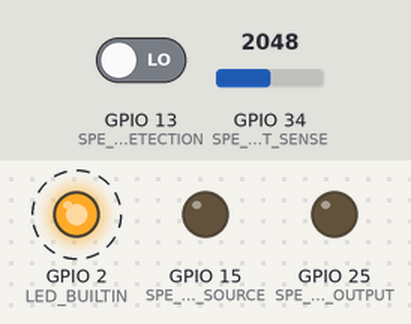
Recording of a sketch running on a simulated ESP32. On the bench: output pins drawn as LEDs (lit = HIGH). Dashed ring = blinking. The inputs (shaded band) are chosen by the test bench; at power-on: GPIO 13 (SPE_PSE_VID_DETECTION) LOW, GPIO 34 (SPE_PSE_CURRENT_SENSE) = 2048. What the sketch prints to the serial monitor is not drawn.

Above: at 0.87 s.
1.3 s: GPIO 13 (SPE_PSE_VID_DETECTION) driven HIGH
At 5.39 s:
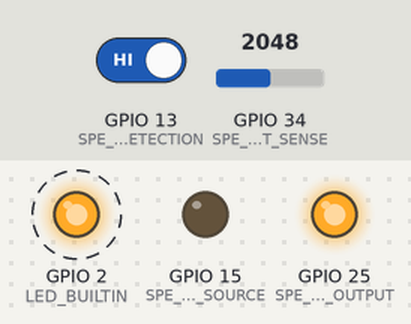
Timing chart, 0 to 13.2 s (numbered marks = the images above; inputs shaded):
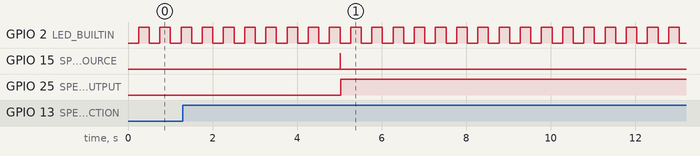

Measured:
- after the input at 1.3 s, GPIO 25 (SPE_PSE_ENABLE_OUTPUT): LOW → HIGH after 3.7 s
- by itself, GPIO 2 (LED_BUILTIN): alternates HIGH for 0.25 s and LOW for 0.25 s

The sketch:

spe-pse-io.ino
```cpp
uint32_t blink_timestamp = 0;

#define SPE_PSE_VID_DETECTION 13  // Fn board F2, MicroMod PWM0, ESP32 GPIO13
#define SPE_PSE_ENABLE_SOURCE 15  // Fn board F3, MicroMod G0, ESP32 GPIO15

#define SPE_PSE_ENABLE_OUTPUT 25  // Fn board F4, MicroMod G1, ESP32 GPIO25
#define SPE_PSE_FAULT_STATUS  17  // Fn board F6, MicroMod G3, ESP32 GPIO17
#define SPE_PSE_CURRENT_SENSE 34  // Fn board A0, MicroMod A0, ESP32 GPI34/A0

#define SPE_FN_BOARD_INT    14  // Fn board F0, MicroMod D0, ESP32 GPIO14
#define SPE_FN_BOARD_RESET  26  // Fn board F5, MicroMod G2, ESP32 GPIO26
#define SPE_FN_BOARD_CS     5   // Fn board F1, MicroMod SPI_CS, ESP32 CS0/GPIO5

#define RGB_CLK  27  // Carrier/MicroMod D1, ESP32 GPIO27
#define RGB_DATA 16   // Carrier/MicroMod RX1/AUDOUT, ESP32 GPIO16


#define PSE_CURRENT_AMPLIFIER_GAIN (100)
#define PSE_CURRENT_SHUNT_MILIOHMS (50)

#define PSE_VID_SOURCE_WARMUP_MS 7
#define PSE_VID_SOURCE_COOLDOWN_MS 5
#define PSE_VID_TEST_FILTER_COUNTS 10
#define PSE_VID_TEST_TIMEOUT_MS 200
#define PSE_VID_TIMEOUT_HOLDOFF_MS 500
#define PSE_MVFS_THRESHOLD_MA 10
#define PSE_MVFS_DURATION_MS 10

typedef enum {
  PSE_OFF = 0,
  PSE_DETECTION_FAILURE,
  PSE_DETECTION_START,
  PSE_DETECTION_WAIT,
  PSE_DETECTION_CHECK,
  PSE_DETECTION_SUCCESS,
  PSE_ON,
} PODL_DETECTION_STATES;

PODL_DETECTION_STATES pse_state = PSE_OFF;
uint32_t pse_timer;
uint8_t valid_pd_signals = 0;
bool enable_pd_power = false;

float pse_hv_current_mA( void )
{
  // Read the current amplifier
  uint16_t adc_sample = analogRead(SPE_PSE_CURRENT_SENSE);

  // Conversion
  float adc_voltage = (adc_sample * 3300) >> 12;
  float shunt_voltage = adc_voltage / PSE_CURRENT_AMPLIFIER_GAIN;
  float current_amps = shunt_voltage / PSE_CURRENT_SHUNT_MILIOHMS;

//  Serial.print("PSE counts: ");
//  Serial.println(adc_sample);
//  Serial.print("    adc_mv: ");
//  Serial.println(adc_voltage);
//  Serial.print("    mA: ");
//  Serial.println(current_amps/1000.0f);

  return current_amps/1000.0f;
}

void pse_enable_test_current( bool enable )
{
  digitalWrite( SPE_PSE_ENABLE_SOURCE, enable );
}

bool pse_check_vid_signature( void )
{
  digitalRead(SPE_PSE_VID_DETECTION);
}

void pse_enable_hv_supply( bool enable )
{
  digitalWrite( SPE_PSE_ENABLE_OUTPUT, enable );
}

bool pse_check_hv_fault( void )
{
  // Active low
  return false;//(digitalRead(SPE_PSE_FAULT_STATUS) == LOW);
}

void pse_enable_pd_power( bool active )
{
  enable_pd_power = active;
}

void pse_setup_detection_io(void)
{
    // PoDL Detection Circuit
    pinMode(SPE_PSE_VID_DETECTION, INPUT);
    pinMode(SPE_PSE_ENABLE_SOURCE, OUTPUT);

    // HV (24V) power supply switch IO
    pinMode(SPE_PSE_ENABLE_OUTPUT, OUTPUT);
    pinMode(SPE_PSE_FAULT_STATUS,  INPUT);
    pinMode(SPE_PSE_CURRENT_SENSE, INPUT);
}

// State machine to handle PoDL PSE functionality
// Should be run at >=1kHz
void pse_handle_pd()
{
  switch(pse_state)
  {
    case PSE_OFF:
      pse_enable_hv_supply( false );

      // We want to enable a potential downstream device
      if( enable_pd_power )
      {
        pse_state = PSE_DETECTION_START;
      }
    break;

    // Didn't detect a PD fast enough, etc
    case PSE_DETECTION_FAILURE:
      pse_enable_test_current( false );
      pse_enable_hv_supply( false );

      // Wait here for a bit before returning to OFF
      if( millis() - pse_timer >= PSE_VID_TIMEOUT_HOLDOFF_MS )
      {
        pse_timer = millis();
        pse_state = PSE_OFF;
      }
    break;

    // Enable the 15mA <5.6V constant current source
    case PSE_DETECTION_START:
      pse_enable_hv_supply( false );
      pse_enable_test_current( true );

      pse_timer = millis();
      pse_state = PSE_DETECTION_WAIT;
    break;

    // Wait for the test current to stabilise, downstream VID circuit to boot
    case PSE_DETECTION_WAIT:
      if( millis() - pse_timer >= PSE_VID_SOURCE_WARMUP_MS )
      {
        pse_timer = millis();
        pse_state = PSE_DETECTION_CHECK;
        valid_pd_signals = 0;
      }
    break;

    // In-spec signature voltage will be confirmed by the comparator
    case PSE_DETECTION_CHECK:
      valid_pd_signals += digitalRead(SPE_PSE_VID_DETECTION);

      // Valid PD signature voltage
      // TODO: Improve debouncing/minimum active time check
      if( valid_pd_signals >= PSE_VID_TEST_FILTER_COUNTS )
      {
        pse_timer = millis();
        pse_state = PSE_DETECTION_SUCCESS;
      }

      // Timeout handling
      if( millis() - pse_timer >= PSE_VID_TEST_TIMEOUT_MS )
      {
        pse_timer = millis();
        pse_state = PSE_DETECTION_FAILURE;
      }
    break;

    // Detected valid PD
    case PSE_DETECTION_SUCCESS:
      pse_enable_test_current( false );

      // Wait for current source to power down
      if( millis() - pse_timer >= PSE_VID_SOURCE_COOLDOWN_MS )
      {
        pse_timer = millis();
        pse_state = PSE_ON;
      }
    break;

    case PSE_ON:
      pse_enable_hv_supply( true );

      // Part of the maintain full-voltage signature requires the PD to
      // draw a minimum current (typically 10mA, but lower is allowed?) every 10ms
      // Lower power devices are meant to pulse their load to achieve this
//      if( pse_hv_current_mA() >= PSE_MVFS_THRESHOLD_MA )
//      {
//        // Reset the timer
//        pse_timer = millis();
//      }
//
//      if( millis() - pse_timer >= PSE_MVFS_DURATION_MS )
//      {
//        pse_timer = millis();
//        pse_state = PSE_DETECTION_FAILURE;
//      }

      // Check for faults or user wanting to disable power
      if( pse_check_hv_fault() || !enable_pd_power )
      {
        pse_timer = millis();
        pse_state = PSE_DETECTION_FAILURE;
      }
    break;

    default:
      // ???
      pse_state = PSE_DETECTION_FAILURE;
    break;
  }

}


void setup()
{
    Serial.begin(115200);
    Serial.println("MicroMod SPE PoDL PSE Fn Board");
    Serial.println("PD Detection and powerup demo");

    pinMode(LED_BUILTIN, OUTPUT);

    pse_setup_detection_io();

    // ADIN1110 IO
    pinMode(SPE_FN_BOARD_INT, INPUT);
//    attachInterrupt(digitalPinToInterrupt(SPE_FN_BOARD_INT), some_fn, CHANGE);
    pinMode(SPE_FN_BOARD_RESET, OUTPUT);
    pinMode(SPE_FN_BOARD_CS, OUTPUT);

}

void loop()
{
    pse_hv_current_mA();

    pse_handle_pd();

    if( millis() - blink_timestamp >= 250 )
    {
        bool state = !digitalRead(LED_BUILTIN);
        digitalWrite(LED_BUILTIN, state );
        blink_timestamp = millis();

        if( millis() >= 5000 )
        {
            // Attempt to power the downstream device
            pse_enable_pd_power( true );
        }
    }

    delayMicroseconds(100);
}
```
